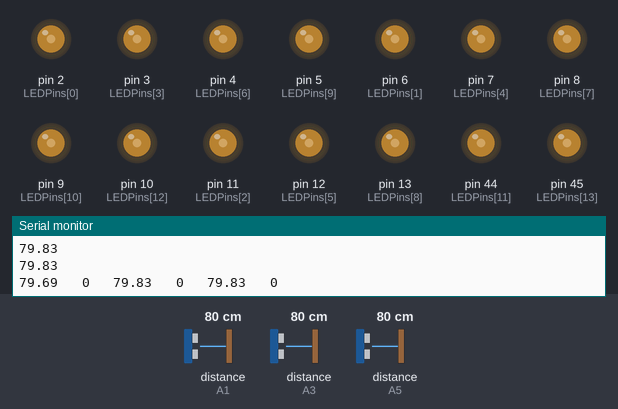
A sketch run on a simulated Arduino Mega 2560, built with avr-gcc and run on an emulated ATmega2560. Parts: output pins drawn as LEDs (lit = HIGH), the last lines printed to the serial monitor. Wiring (inferred from the names in the program): 3 × ultrasonic range finder: trigger A0, echo A1 / trigger A2, echo A3 / trigger A4, echo A5. The inputs (shaded band) are chosen by the test bench; at power-on: distance to the obstacle (sensors on A1, A3, A5) 80 cm. The echo pulse lasts 58.3 µs per cm; pins used as bus, display or sensor lines are not drawn.

Above: at 1.3 s.
1.4 s: distance to the obstacle (sensor on A1) set to 54 cm
2.9 s: distance to the obstacle (sensor on A1) set to 45 cm
At 4.4 s:
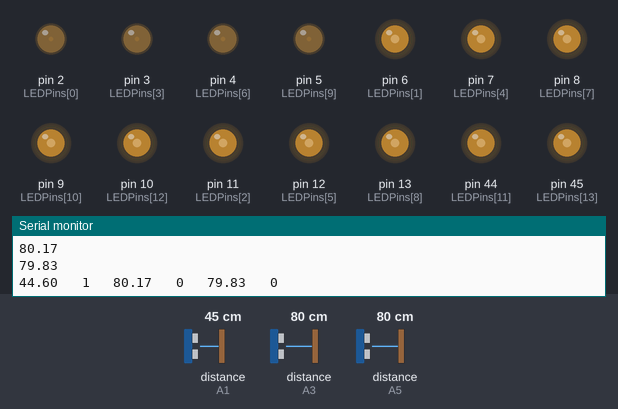
5.4 s: distance to the obstacle (sensor on A3) set to 52 cm
6.9 s: distance to the obstacle (sensor on A3) set to 45 cm
At 8.2 s:
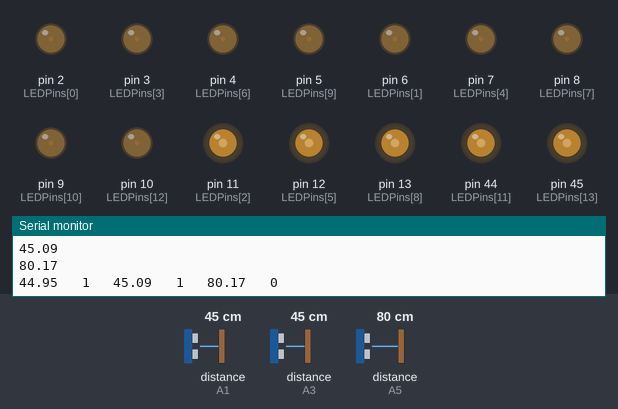
9.3 s: distance to the obstacle (sensor on A5) set to 54 cm
10.8 s: distance to the obstacle (sensor on A5) set to 47 cm
At 12.9 s:
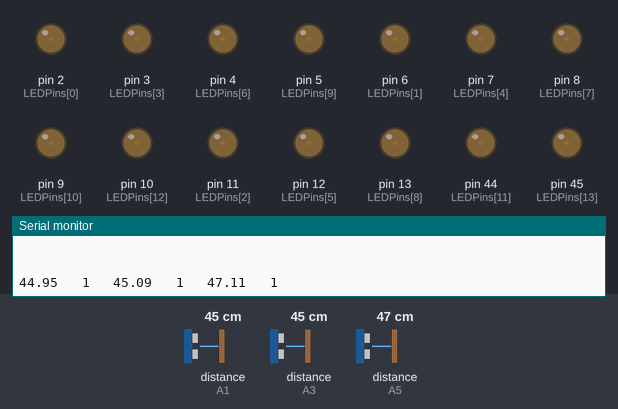
Timing chart, 0 to 14.2 s (numbered marks = the images above; inputs shaded):
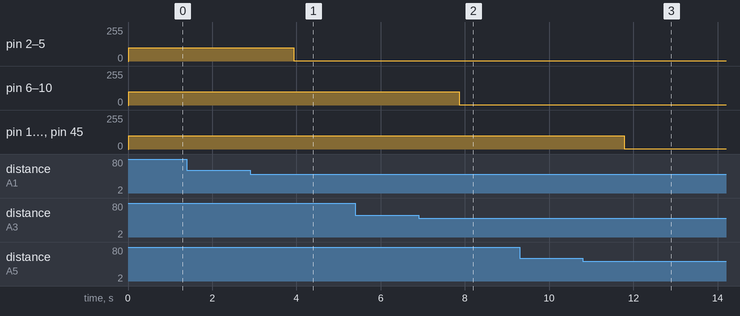

The sketch:

01.ino
```cpp
// MEGA 1 - MEGA 2

// 2-13, 44-45
// 1 2 3 4 / 5 6 7 8 9 / 10 11 12 13 14

// arrays
const int trigs[3] = {A0, A2, A4}; // sensor pin
const int echos[3] = {A1, A3, A5};  // sensor pin
const int LEDPins[14] = {2, 6, 11, 3, 7, 12, 4, 8, 13, 5, 9, 44, 10, 45}; // PWM

float distance[3] = {100, 100, 100};
float distance_new[3];
int moves[3] = {0, 0, 0};  // 0:stay high   1:stay low   2:down   3:up
int LEDMoves[14];


//int LED_pins[14] = {2,  3,  4,  5,
//                    6,  7,  8,  9,  10,
//                    11, 12, 13, 44, 45};   // PWM
//    int index1[] = {0,  3,  6,  9};        // LED index
//    int index2[] = {1,  4,  7,  10, 12};   // LED index
//    int index3[] = {2,  5,  8,  11, 13};   // LED index


void setup() {
  Serial.begin(115200);
  for (int i = 0; i < 3; i++) {
    pinMode(trigs[i], OUTPUT);
    pinMode(echos[i], INPUT);
  }
  for (int i = 0; i < 14; i++) {
    pinMode(LEDPins[i], OUTPUT);
  }
}

void loop() {
  Serial.println(" ");

  for (int i = 0; i < 3; i++) {
    Serial.print(distance[i]);
    Serial.print("   ");
    Serial.print(moves[i]);
    Serial.print("   ");
  }
  Serial.println(" ");

  for (int i = 0; i < 3; i++) {
    durationToMove(i);
  }

  for (int i = 0; i < 3; i++) {
    Serial.print(distance[i]);
    Serial.print("   ");
    Serial.print(moves[i]);
    Serial.print("   ");
  }
  Serial.println(" ");

  for (int i = 0; i < 14; i++) {
    if (i == 0 || i == 3 || i == 6 || i == 9) {
      LEDMoves[i] = moves[0];
    } else if (i == 1 || i == 4 || i == 7 || i == 10 || i == 12) {
      LEDMoves[i] = moves[1];
    } else {
      LEDMoves[i] = moves[2];
    }
  }

  int brightness[2] = {255, 1};
  for (int j = 0; j <254; j++) {
    for (int i = 0; i < 14; i++) {
      if (LEDMoves[i] == 0) {  // stay high
        analogWrite(LEDPins[i], 100);
      } else if (LEDMoves[i] == 1) {  // stay low
        analogWrite(LEDPins[i], 1);
      } else if (LEDMoves[i] == 2) {  // down
        analogWrite(LEDPins[i], brightness[0]);
      } else if (LEDMoves[i] == 3) {  // up
        analogWrite(LEDPins[i], brightness[1]);
      }
    }
    brightness[0] = brightness[0] - 1;
    brightness[1] = brightness[1] + 1;
    delay(2);
  }

  Serial.println(" ");
}


// functions
void durationToMove(int x) {
  int duration;
  float result;

  digitalWrite(trigs[x],LOW);
  delayMicroseconds(2);
  digitalWrite(trigs[x],HIGH);
  delayMicroseconds(10);
  digitalWrite(trigs[x],LOW);
  duration = pulseIn(echos[x],HIGH);
  result = (duration / 2) / 29.1;
  distance_new[x] = result;
  Serial.println(result);

  if (distance[x] > 50 && distance_new[x] > 50) {  // stay high
      moves[x] = 0;
      distance[x] = distance_new[x];
  }else if (distance[x] > 50 && distance_new[x] <= 50) {  // down
      moves[x] = 2;
      distance[x] = distance_new[x];
  }else if (distance[x] <= 50 && distance_new[x] <= 50) {  // stay low
      moves[x] = 1;
      distance[x] = distance_new[x];
  }else if (distance[x] <= 50 && distance_new[x] > 50) {  // up
      moves[x] = 3;
      distance[x] = distance_new[x];
  }
}
```

Measured:
- the behaviour switches between 51 and 50 cm on distance to the obstacle (sensor on A1) (found by bisection; images 0 and 1)
- the behaviour switches between 50 and 49 cm on distance to the obstacle (sensor on A3) (found by bisection; images 1 and 2)
- the behaviour switches between 50 and 49 cm on distance to the obstacle (sensor on A5) (found by bisection; images 2 and 3)
- after the input at 2.9 s, pin 2 (LEDPins[0]), pin 3 (LEDPins[3]), pin 4 (LEDPins[6]), pin 5 (LEDPins[9]): 100/255 → 1/255 after 1.0 s
- after the input at 6.9 s, pin 6 (LEDPins[1]), pin 7 (LEDPins[4]), pin 8 (LEDPins[7]), pin 9 (LEDPins[10]), pin 10 (LEDPins[12]): 100/255 → 1/255 after 0.96 s
- after the input at 10.8 s, pin 11 (LEDPins[2]), pin 12 (LEDPins[5]), pin 13 (LEDPins[8]), pin 44 (LEDPins[11]), pin 45 (LEDPins[13]): 100/255 → 1/255 after 0.98 s
